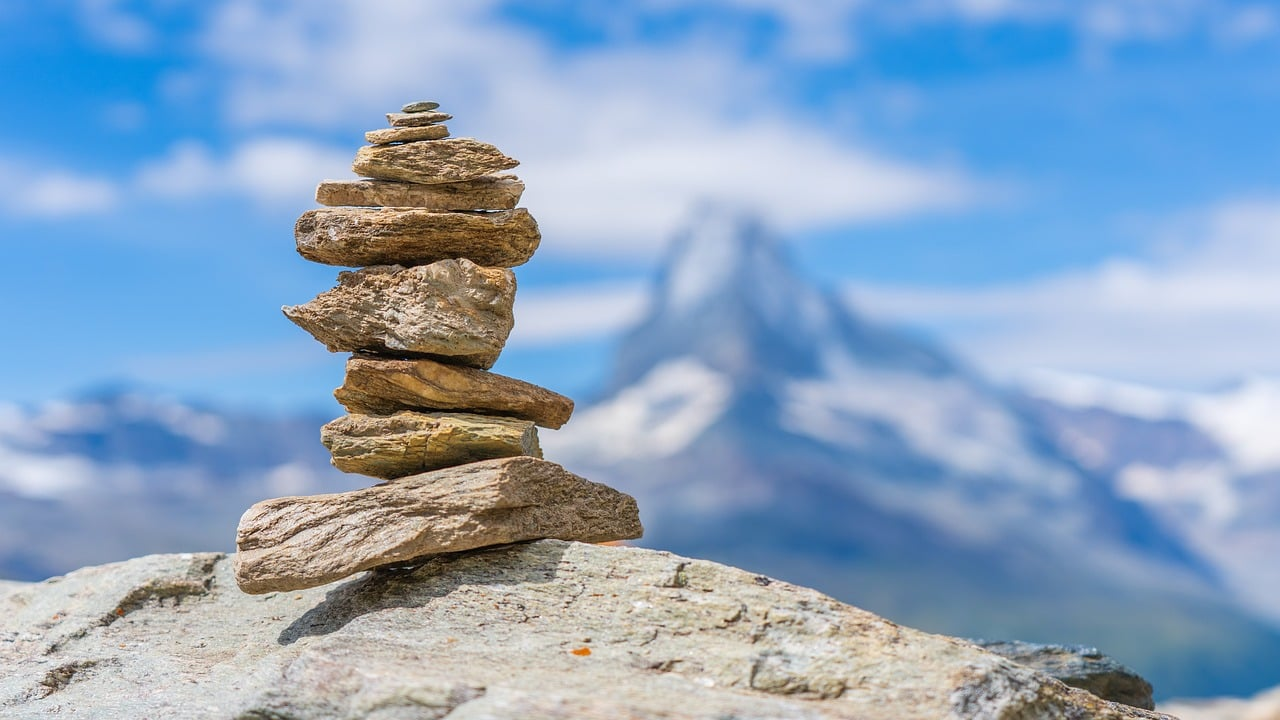
#> input picture aula02/imagens/originais/cairn-8195026_1280.jpg, 1280 x 720 px, found by its file name; its folder holds only this picture in this run
$ jupyter execute --allow-errors pdi_aula02.ipynb   (older library calls are emulated)
#> lines starting #> are read from the running program, lines starting #| are printed output that depends on the picture
#> `imagem_entrada = cv2.imread(imagem_original, cv2.IMREAD_GRAYSCALE)`:
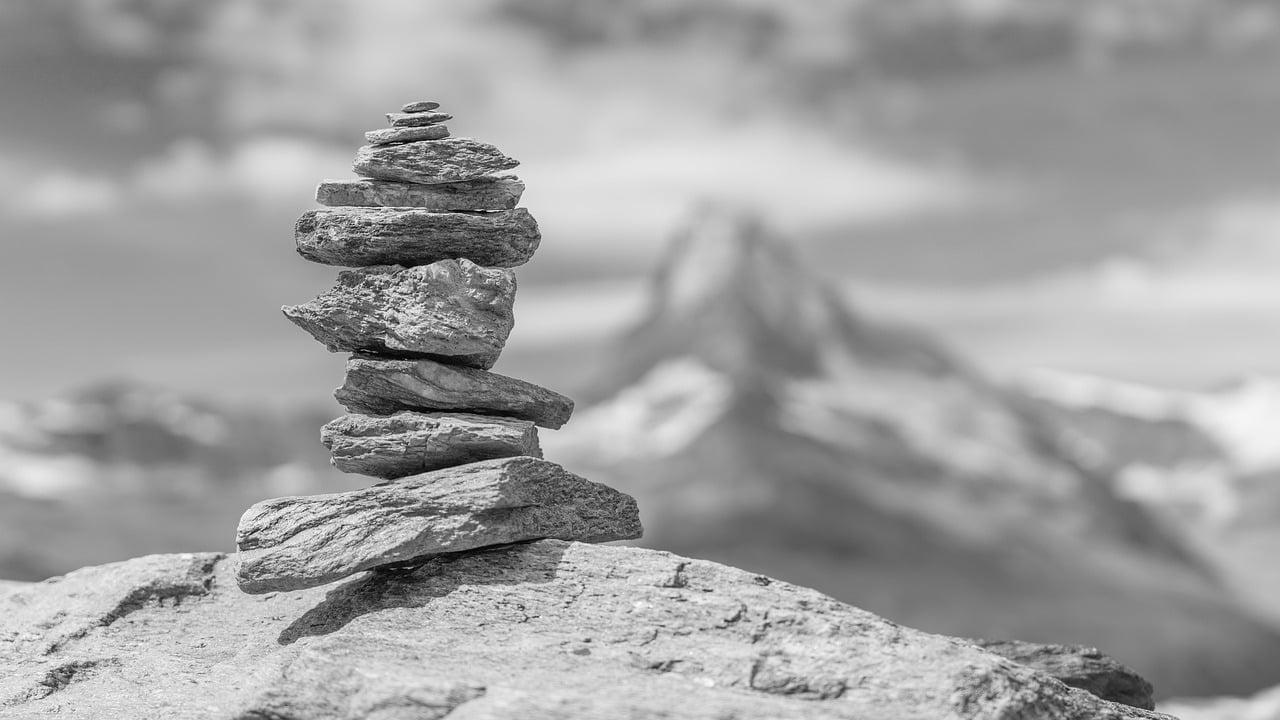
#> imagem_entrada: shape (720, 1280); min 0, max 255, mean 160.9
[cell 1]
import cv2 # OpenCV
import numpy as np
import skimage.measure
from skimage.metrics import structural_similarity as ssim
from skimage.metrics import peak_signal_noise_ratio as psnr
from scipy.ndimage import uniform_filter
from scipy import stats
import os
from matplotlib import pyplot as plt
from google.colab.patches import cv2_imshow
# cv2.__version__

[cell 2]
#função de Informação Espacial

def Inf_spatial(img_grayscale):
  sh = cv2.Sobel(img_grayscale, cv2.CV_64F, 1, 0, ksize = 1)
  sv = cv2.Sobel(img_grayscale, cv2.CV_64F, 0, 1, ksize = 1)

  #SIr = np.sqrt (sh **2 + sv **2)
  SIr = np.sqrt(np.square(sh) + np.square(sv))

  SI_mean = np.sum(SIr) / (SIr.shape[0] * SIr.shape[1])
  SI_rms = np.sqrt(np.sum(SIr ** 2) / (SIr.shape[0] * SIr.shape[1]))
  SI_stdev = np.sqrt(np.sum(SIr ** 2 - SI_mean ** 2) / (SIr.shape[0] * SIr.shape[1]))

  return SI_stdev

[cell 3]
def resize_down(input_image):

  # Get the dimensions of the source image
  j, k = input_image.shape
#> j = 720; k = 1280

  # Specify the new image dimensions for downsampling
  x_new = j // 2
#> x_new = 360
  y_new = k // 2
#> y_new = 640

  # Determine the scaling ratios
  x_scale = j / x_new
#> x_scale = 2
  y_scale = k / y_new
#> y_scale = 2

  # Initialize an output image buffer
  output_image = np.zeros((x_new, y_new), dtype=np.uint8)

  # Generate the output image
  for count1 in range(x_new):
      for count2 in range(y_new):
          output_image[count1, count2] = input_image[int(count1 * x_scale), int(count2 * y_scale)]

  return output_image

[cell 4]
def resize_up(input_image):

  # Get the dimensions of the source image
  j, k = input_image.shape

  # Determine how much larger we want the new image (should be an integer)
  scale = 2

  # Initialize an output image buffer
  output_image = np.zeros((scale * j, scale * k), dtype=np.uint8)

  # Generate the output image
  for count1 in range(0, scale * j, scale):
      for count2 in range(0, scale * k, scale):
          for count3 in range(scale):
              for count4 in range(scale):
                  output_image[count1 + count3, count2 + count4] = input_image[count1 // scale, count2 // scale]

  return output_image

[cell 5]
def median_filter(input_image, window_width, window_height):
    image_width, image_height = input_image.shape
    edgex = window_width // 2
    edgey = window_height // 2

    output_image = np.zeros_like(input_image, dtype=np.uint8)

    for x in range(edgex, image_width - edgex):
        for y in range(edgey, image_height - edgey):
            i = 0
            window = np.empty(window_width * window_height, dtype=np.uint8)
            for fx in range(window_width):
                for fy in range(window_height):
                    window[i] = input_image[x + fx - edgex][y + fy - edgey]
                    i += 1
            window.sort()
            output_image[x][y] = window[window_width * window_height // 2]

    return output_image

[cell 6]
def mean_filter(input_image, window_width, window_height):
    # Create a uniform filter kernel with the specified window size
    kernel = np.ones((window_width, window_height)) / (window_width * window_height)

    # Apply the mean filter using convolution
    output_image = uniform_filter(input_image, size=(window_width, window_height))

    return output_image.astype(np.uint8)

[cell 7]
def mode_filter(input_image, window_width, window_height):
    image_width, image_height = input_image.shape
    edgex = window_width // 2
    edgey = window_height // 2

    output_image = np.zeros_like(input_image, dtype=np.uint8)

    for x in range(edgex, image_width - edgex):
        for y in range(edgey, image_height - edgey):
            i = 0
            window = np.empty(window_width * window_height, dtype=np.uint8)
            for fx in range(window_width):
                for fy in range(window_height):
                    window[i] = input_image[x + fx - edgex][y + fy - edgey]
                    i += 1
            mode_value = stats.mode(window).mode[0]
            output_image[x][y] = mode_value

    return output_image

[cell 8]
imagens_originais_dir = '/content/drive/MyDrive/PDI/projeto01/imagens/originais/'
imagens_originais_reduzidas_dir = '/content/drive/MyDrive/PDI/projeto01/imagens/reduzidas_fator_2/'
resultados_dir = '/content/drive/MyDrive/PDI/projeto01/resultados/'
imagens_resultantes_downsampling_dir = '/content/drive/MyDrive/PDI/projeto01/imagens/resultantes_downsampling/'
imagens_resultantes_upsampling_dir = '/content/drive/MyDrive/PDI/projeto01/imagens/resultantes_upsampling/'

#> (a cell that did not finish here is left out)


$ run again, on aula02/imagens/originais/shutters-8198905_1280.jpg
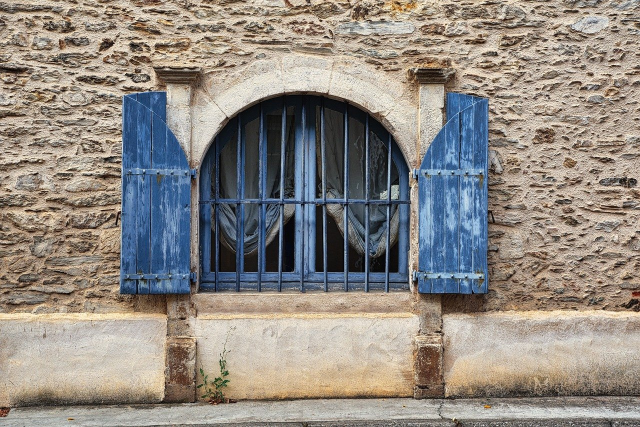
#> input picture aula02/imagens/originais/shutters-8198905_1280.jpg, 1280 x 854 px, found by its file name (shown at 1/2 size)
#> after the loop in resize_down, `for count1 in range(x_new):`:
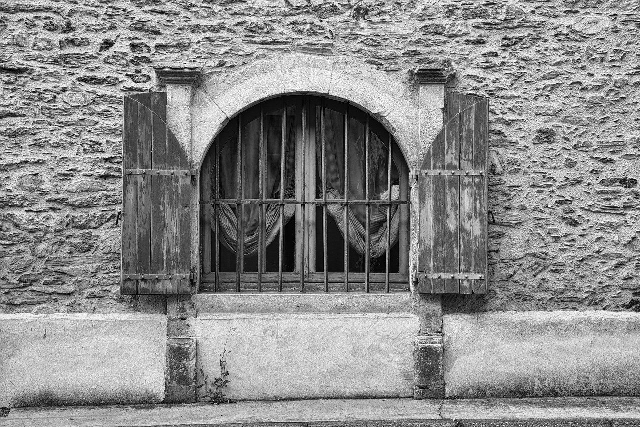
#> output_image: shape (427, 640); min 0, max 255, mean 139.3
